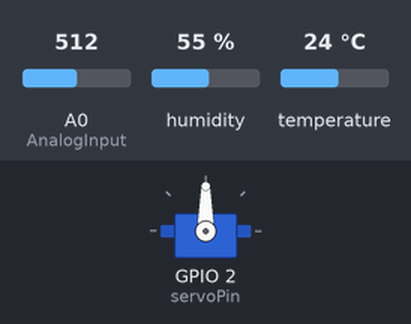
This sketch was run on a simulated ESP8266 (NodeMCU). Shown: servo. Inputs (shaded band) come from the test bench; at power-on: A0 (AnalogInput) = 512, humidity 55 %, temperature 24 °C. WiFi joins after 1.5 s; servers stay silent unless stated; what the sketch prints to the serial monitor is not drawn.

Above: at 2.55 s.
At 26.95 s:
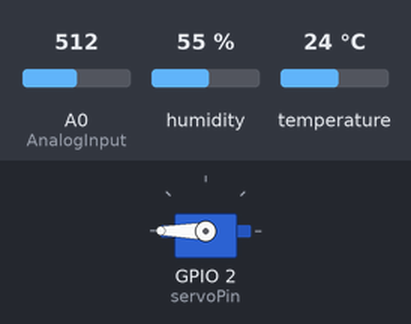
Timing chart, 0 to 68.2 s (numbered marks = the images above):
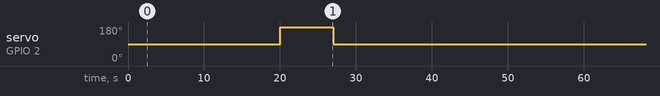

The sketch:

GreenHouse.ino
```cpp
//WiFi and Thingspeak
#include <ESP8266WiFi.h>
#include <ThingSpeak.h>

// Replace with your network details
const char* ssid = "Test";
const char* password = "liam1234";
WiFiClient client;

unsigned long channelID = 1710181; //your channel
const char * myWriteAPIKey = "1FZ6IC3WPT4UIVLO"; // your WRITE API key
const char* server = "api.thingspeak.com";


//Temperature and humidity sensor
#include "DHT.h"
#define DHTPIN 5    //GPIO5 D1
#define DHTTYPE DHT11
float h;
float t;

//Water level sensor
//#define ReadWatLev 4     //GPIO4 D2  Turns on and off the water level sensor
int WaterLevel = 0;
int waterPercentage = 0;

#define AnalogInput A0          //ESP only has one analog input gonna be used for moisture and water level


//Servo for opening and closing the window
#include <Servo.h>
Servo window;
int servoPin = 2;     //GPIO2 D4 Signal for the servomotor


DHT dht(DHTPIN, DHTTYPE);

void setup() {
  Serial.begin(115200);
  delay(1000);

  //pinMode(blue, OUTPUT);
  pinMode(DHTPIN, INPUT);
  pinMode(AnalogInput, INPUT);
  //pinMode(ReadWatLev, OUTPUT);

  // initialize the servo
  Serial.println("Initializing servo...");
  window.attach(servoPin);
  window.write(90);  //Initial position of the window

  dht.begin();
  //Serial.println("Setup is complete");

  //Wifi setup
  Serial.print("Connecting to ");
  Serial.println(ssid);

  WiFi.begin(ssid, password);


  while (WiFi.status() != WL_CONNECTED) {
    delay(500);
    Serial.print(".");
  }
  Serial.println("");
  Serial.println("WiFi connected");


}

//-----------------------------------------------------------------------Void Loop------------------------------------------------
void loop() {
  //WiFi things

  ThingSpeak.begin(client);
  if (client.connect(server, 80)) {

    // Measure Signal Strength (RSSI) of Wi-Fi connection
    long rssi = WiFi.RSSI();
    Serial.print("RSSI: ");
    Serial.println(rssi);
    ThingSpeak.setField(5, rssi);

    //Read the sensors
    //Reading the humidity and temperature
    delay(2000);
    float h = dht.readHumidity();
    float t = dht.readTemperature();

    if (isnan(h) || isnan(t)) {
      Serial.println("Failed to read from DHT sensor!");
      return;
    }
    Serial.println((String)"Humidity: " + h + " %\t");
    Serial.println((String)"Temperature: " + t + "C");

    delay(5000);

    //Reading the water level
    ReadWaterLevel();
    Serial.println((String)"Water Level is " + waterPercentage + "%");

    delay(10000);


    ThingSpeak.setField(1, t);    //Temperature
    ThingSpeak.setField(2, h);    //Humidity
    //ThingSpeak.setField(3, MoistLevel);    //Soil Moisture
    ThingSpeak.setField(4, waterPercentage);    //Water deposit

    //Write to Thingspeak
    ThingSpeak.writeFields(channelID, myWriteAPIKey);


    //Logic and greenhouse functionality---------------------------------------------------------------------------------------
    //Water deposit
    if (waterPercentage <= 20) {
      Serial.println("Please refill the water deposit");
      delay(5000);
    }

    //Humidity and temperature
    if (t >= 20 || h >= 35) {
      OpenWindow(7);
      delay(5000);
    }


  }
  client.stop();

  // wait and then post again
  delay(20000);

  //  delay(5000);
  Serial.println("Ended the loop");


}


//-----------------------------------------------------------------------Functions for each sensor------------------------------------------------
//Reads the moisture sensor 100 times and gets the average to ensure a good reading

//Turns the reading into a 0-100% level
int ReadWaterLevel() {
  //digitalWrite(ReadWatLev, HIGH);
  WaterLevel = analogRead(AnalogInput);
  waterPercentage = (int)((((double)WaterLevel) / 1023) * 100.0);
  //digitalWrite(ReadWatLev, LOW);
  return waterPercentage;
}

//Opens and closes the window for a certain amount of time
//Recieves the amount of seconds you want to open the window (parameter given in seconds)
void OpenWindow(int opTime) {
  Serial.println("Opening the window...");
  window.write(180);  //Open the window
  delay(opTime * 1000);
  window.write(90);  //Close the window
  Serial.println("Closing the window...");
  delay(1000);
}
//}
```

Measured:
- by itself, servo on GPIO 2 (servoPin): alternates 180° for 7.0 s and 90° for 43.5 s
